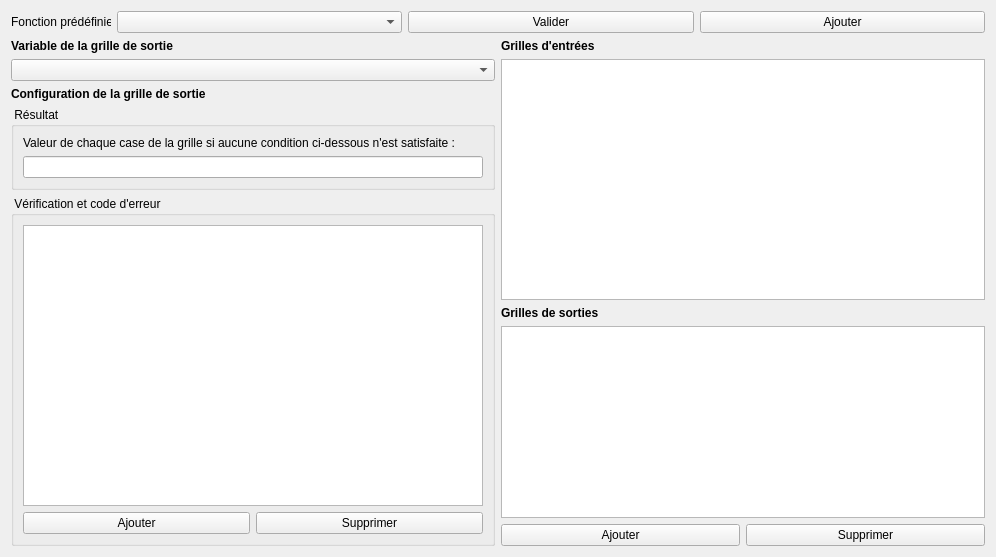
<?xml version="1.0" encoding="UTF-8"?>
<ui version="4.0">
 <class>GenericComputeGridsConfiguration</class>
 <widget class="QWidget" name="GenericComputeGridsConfiguration">
  <property name="geometry">
   <rect>
    <x>0</x>
    <y>0</y>
    <width>996</width>
    <height>557</height>
   </rect>
  </property>
  <property name="minimumSize">
   <size>
    <width>996</width>
    <height>557</height>
   </size>
  </property>
  <property name="windowTitle">
   <string>Configuration de(s) grille(s) de sortie</string>
  </property>
  <layout class="QVBoxLayout" name="verticalLayout_6">
   <item>
    <layout class="QHBoxLayout" name="horizontalLayout_4">
     <property name="bottomMargin">
      <number>0</number>
     </property>
     <item>
      <widget class="QLabel" name="label_4">
       <property name="maximumSize">
        <size>
         <width>100</width>
         <height>16777215</height>
        </size>
       </property>
       <property name="text">
        <string>Fonction prédéfinie :</string>
       </property>
      </widget>
     </item>
     <item>
      <widget class="QComboBox" name="comboBoxPredefinedCompute"/>
     </item>
     <item>
      <widget class="QPushButton" name="pushButtonApplyPredefinedCompute">
       <property name="toolTip">
        <string>Si vous appliquez la fonction prédéfinie : toutes les grilles de sorties que vous avez mise en place jusqu'à présent seront supprimées et remplacées par celles de la fonction prédéfinie.</string>
       </property>
       <property name="text">
        <string>Valider</string>
       </property>
      </widget>
     </item>
     <item>
      <widget class="QPushButton" name="pushButtonAddPredefinedCompute">
       <property name="toolTip">
        <string>Si vous ajoutez une fonction prédéfinie : toutes les grilles de sorties mise en place jusqu'à présent seront conservées.</string>
       </property>
       <property name="text">
        <string>Ajouter</string>
       </property>
      </widget>
     </item>
    </layout>
   </item>
   <item>
    <layout class="QHBoxLayout" name="horizontalLayout">
     <property name="rightMargin">
      <number>0</number>
     </property>
     <item>
      <layout class="QVBoxLayout" name="verticalLayout_3">
       <item>
        <widget class="QLabel" name="label_3">
         <property name="font">
          <font>
           <weight>75</weight>
           <bold>true</bold>
          </font>
         </property>
         <property name="text">
          <string>Variable de la grille de sortie</string>
         </property>
        </widget>
       </item>
       <item>
        <widget class="QComboBox" name="comboBoxOutGridToConfigure"/>
       </item>
       <item>
        <widget class="QLabel" name="labelConfigureOutGrid">
         <property name="text">
          <string>&lt;html&gt;&lt;head/&gt;&lt;body&gt;&lt;p&gt;&lt;span style=&quot; font-weight:600;&quot;&gt;Configuration de la grille de sortie&lt;/span&gt;&lt;/p&gt;&lt;/body&gt;&lt;/html&gt;</string>
         </property>
        </widget>
       </item>
       <item>
        <widget class="QGroupBox" name="groupBox_2">
         <property name="title">
          <string> Résultat </string>
         </property>
         <layout class="QVBoxLayout" name="verticalLayout_7">
          <item>
           <widget class="QLabel" name="label_5">
            <property name="text">
             <string>Valeur de chaque case de la grille si aucune condition ci-dessous n'est satisfaite :</string>
            </property>
           </widget>
          </item>
          <item>
           <widget class="QLineEdit" name="lineEditComputeFormula">
            <property name="toolTip">
             <string>&lt;html&gt;&lt;head/&gt;&lt;body&gt;&lt;p&gt;&lt;span style=&quot; font-weight:600;&quot;&gt;Définissez ici la formule finale&lt;/span&gt;&lt;/p&gt;&lt;p&gt;La formule finale est executée seulement si aucune condition ci-dessus n'est satisfaite.&lt;/p&gt;&lt;p&gt;&lt;span style=&quot; text-decoration: underline;&quot;&gt;Pseudo code (exemple) :&lt;/span&gt;&lt;/p&gt;&lt;p&gt;&lt;span style=&quot; font-style:italic;&quot;&gt;Si condition[1] Alors&lt;br/&gt;&amp;nbsp;&amp;nbsp;&amp;nbsp;case(i) = codeErreur[1]&lt;br/&gt;Sinon Si condition[2] Alors&lt;br/&gt;&amp;nbsp;&amp;nbsp;&amp;nbsp;case(i) = codeErreur[2]&lt;br/&gt;Sinon&lt;br/&gt;&amp;nbsp;&amp;nbsp;&amp;nbsp;case(i) = formuleFinal&lt;/span&gt;&lt;/p&gt;&lt;p&gt;&lt;span&gt;Si vous voulez vous référer à la grille de sortie écrivez dans la formule le mot clé &quot;&lt;b&gt;this&lt;/b&gt;&quot;.&lt;/span&gt;&lt;p&gt;Exemple : &lt;i&gt;this + a*2&lt;/i&gt;&lt;/p&gt;&lt;/body&gt;&lt;/html&gt;</string>
            </property>
           </widget>
          </item>
         </layout>
        </widget>
       </item>
       <item>
        <widget class="QGroupBox" name="groupBox">
         <property name="title">
          <string> Vérification et code d'erreur </string>
         </property>
         <layout class="QVBoxLayout" name="verticalLayout_4">
          <item>
           <widget class="QTableWidget" name="tableWidgetChecks">
            <property name="toolTip">
             <string>&lt;html&gt;&lt;head/&gt;&lt;body&gt;&lt;p&gt;&lt;span style=&quot; font-weight:600;&quot;&gt;Définissez ici des formules conditionnelles. &lt;/span&gt;&lt;/p&gt;&lt;p&gt;Elles seront executées dans l'ordre dans lequel vous les avez définies et si l'une d'entre elles est vérifié ni les autres ni la formule finale ne seront exécutés.&lt;/p&gt;&lt;p&gt;&lt;span style=&quot; text-decoration: underline;&quot;&gt;Pseudo code (exemple) :&lt;/span&gt;&lt;/p&gt;&lt;p&gt;&lt;span style=&quot; font-style:italic;&quot;&gt;Si condition[1] Alors&lt;br/&gt;&amp;nbsp;&amp;nbsp;&amp;nbsp;case(i) = codeErreur[1]&lt;br/&gt;Sinon Si condition[2] Alors&lt;br/&gt;&amp;nbsp;&amp;nbsp;&amp;nbsp;case(i) = codeErreur[2]&lt;br/&gt;Sinon&lt;br/&gt;&amp;nbsp;&amp;nbsp;&amp;nbsp;case(i) = formuleFinal&lt;/span&gt;&lt;/p&gt;&lt;p&gt;&lt;span&gt;Si vous voulez vous référer à la grille de sortie écrivez dans la formule le mot clé &quot;&lt;b&gt;this&lt;/b&gt;&quot;.&lt;/span&gt;&lt;p&gt;Exemple : &lt;i&gt;this &amp;lt; -1&lt;/i&gt;&lt;/p&gt;&lt;/body&gt;&lt;/html&gt;</string>
            </property>
           </widget>
          </item>
          <item>
           <layout class="QHBoxLayout" name="horizontalLayout_3">
            <property name="bottomMargin">
             <number>0</number>
            </property>
            <item>
             <widget class="QPushButton" name="pushButtonAddCheck">
              <property name="text">
               <string>Ajouter</string>
              </property>
             </widget>
            </item>
            <item>
             <widget class="QPushButton" name="pushButtonDeleteCheck">
              <property name="text">
               <string>Supprimer</string>
              </property>
             </widget>
            </item>
           </layout>
          </item>
         </layout>
        </widget>
       </item>
      </layout>
     </item>
     <item>
      <layout class="QVBoxLayout" name="verticalLayout_5">
       <item>
        <layout class="QVBoxLayout" name="verticalLayout">
         <item>
          <widget class="QLabel" name="label">
           <property name="text">
            <string>&lt;html&gt;&lt;head/&gt;&lt;body&gt;&lt;p&gt;&lt;span style=&quot; font-weight:600;&quot;&gt;Grilles d'entrées&lt;/span&gt;&lt;/p&gt;&lt;/body&gt;&lt;/html&gt;</string>
           </property>
          </widget>
         </item>
         <item>
          <widget class="QTableWidget" name="tableWidgetInGrid"/>
         </item>
         <item>
          <layout class="QVBoxLayout" name="verticalLayout_2">
           <item>
            <widget class="QLabel" name="label_2">
             <property name="text">
              <string>&lt;html&gt;&lt;head/&gt;&lt;body&gt;&lt;p&gt;&lt;span style=&quot; font-weight:600;&quot;&gt;Grilles de sorties&lt;/span&gt;&lt;/p&gt;&lt;/body&gt;&lt;/html&gt;</string>
             </property>
            </widget>
           </item>
           <item>
            <widget class="QTableWidget" name="tableWidgetOutGrid"/>
           </item>
           <item>
            <layout class="QHBoxLayout" name="horizontalLayout_2">
             <property name="bottomMargin">
              <number>0</number>
             </property>
             <item>
              <widget class="QPushButton" name="pushButtonAddOutGrid">
               <property name="text">
                <string>Ajouter</string>
               </property>
              </widget>
             </item>
             <item>
              <widget class="QPushButton" name="pushButtonDeleteOutGrid">
               <property name="text">
                <string>Supprimer</string>
               </property>
              </widget>
             </item>
            </layout>
           </item>
          </layout>
         </item>
        </layout>
       </item>
      </layout>
     </item>
    </layout>
   </item>
  </layout>
 </widget>
 <tabstops>
  <tabstop>comboBoxPredefinedCompute</tabstop>
  <tabstop>pushButtonApplyPredefinedCompute</tabstop>
  <tabstop>pushButtonAddPredefinedCompute</tabstop>
  <tabstop>comboBoxOutGridToConfigure</tabstop>
  <tabstop>tableWidgetChecks</tabstop>
  <tabstop>pushButtonAddCheck</tabstop>
  <tabstop>pushButtonDeleteCheck</tabstop>
  <tabstop>lineEditComputeFormula</tabstop>
  <tabstop>tableWidgetInGrid</tabstop>
  <tabstop>tableWidgetOutGrid</tabstop>
  <tabstop>pushButtonAddOutGrid</tabstop>
  <tabstop>pushButtonDeleteOutGrid</tabstop>
 </tabstops>
 <resources/>
 <connections/>
</ui>
